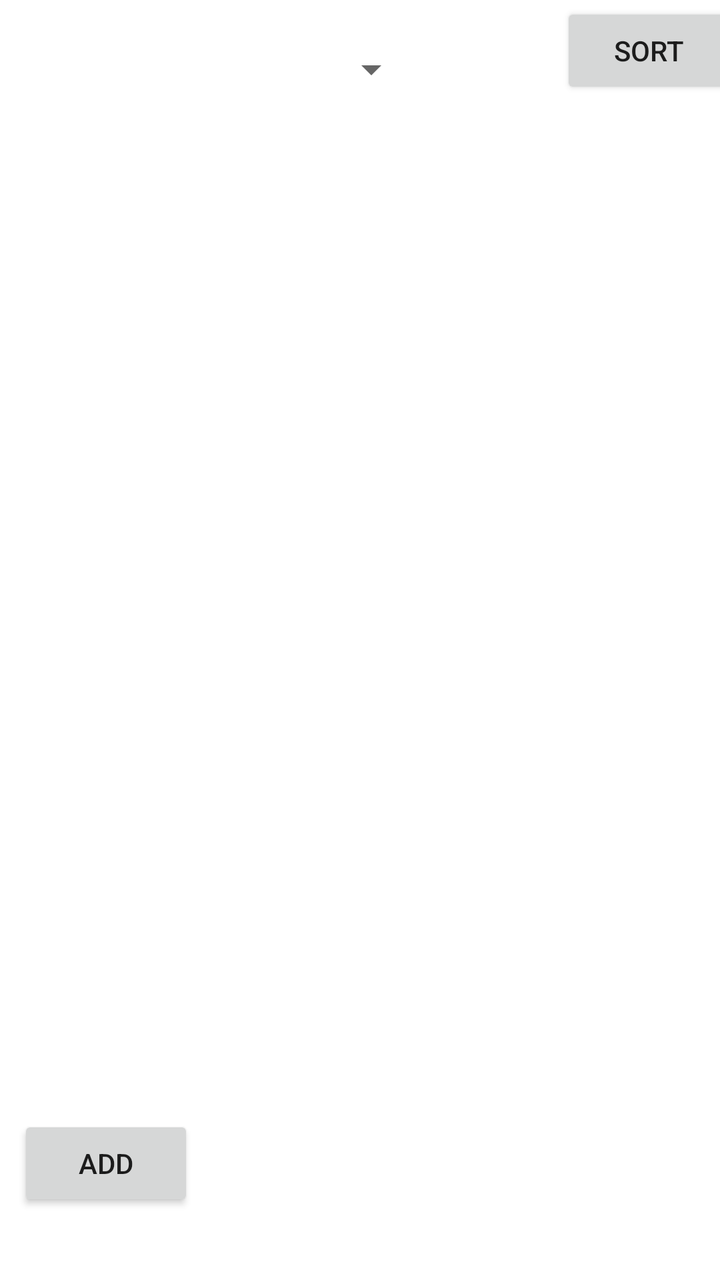
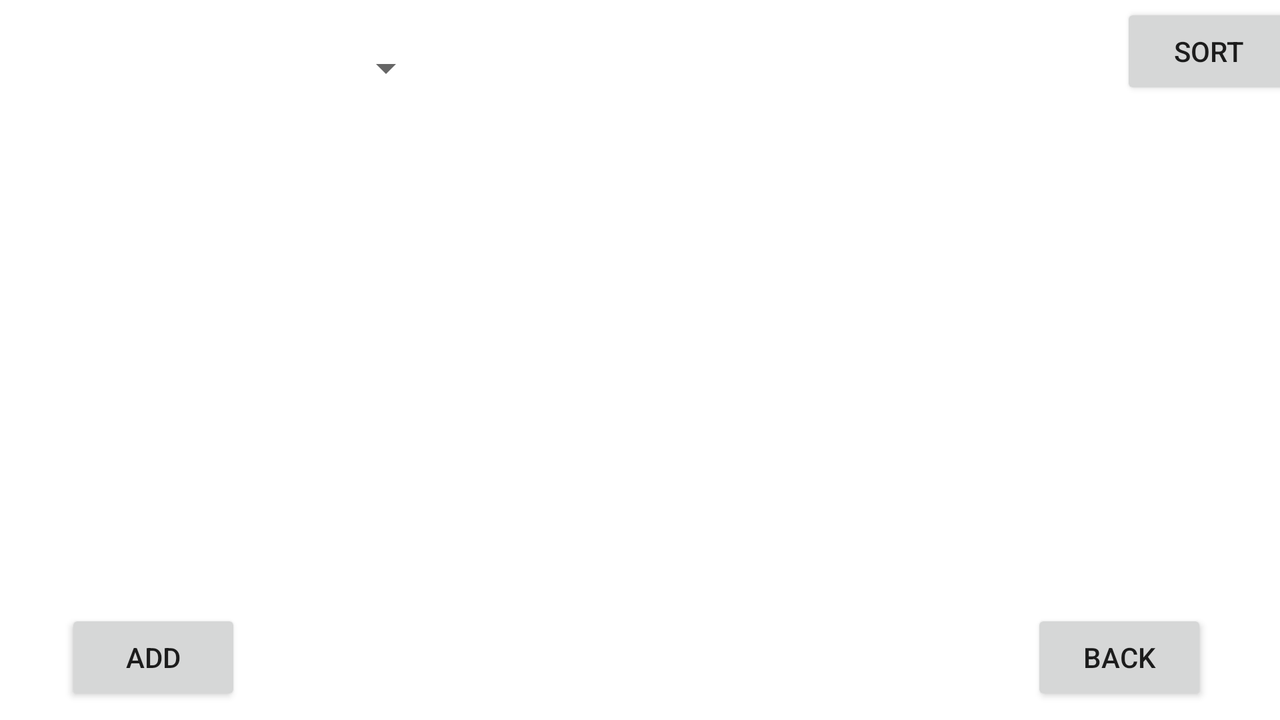

An Android layout and its configuration variant, each rendered on a device that would load it. The default file and the variant file are quoted in full after the pictures.
<!-- AndroidManifest.xml: application theme Theme.OSUBathroomApp -->
<!-- res/layout/fragment_bathroom_list.xml -->
<?xml version="1.0" encoding="utf-8"?>
<androidx.constraintlayout.widget.ConstraintLayout xmlns:android="http://schemas.android.com/apk/res/android"
    xmlns:app="http://schemas.android.com/apk/res-auto"
    xmlns:tools="http://schemas.android.com/tools"
    android:layout_width="match_parent"
    android:layout_height="match_parent"
    android:id="@+id/list_container"
    tools:context=".ui.BathroomListFragment">

    <androidx.recyclerview.widget.RecyclerView
        android:id="@+id/bathroom_list"
        android:layout_width="414dp"
        android:layout_height="619dp"
        app:layout_constraintBottom_toBottomOf="parent"
        app:layout_constraintEnd_toEndOf="parent"
        app:layout_constraintStart_toStartOf="parent"
        app:layout_constraintTop_toTopOf="parent" />

    <Button
        android:id="@+id/addbtn"
        android:layout_width="wrap_content"
        android:layout_height="wrap_content"
        android:text="Add"
        app:layout_constraintBottom_toBottomOf="parent"
        app:layout_constraintEnd_toEndOf="parent"
        app:layout_constraintHorizontal_bias="0.12"
        app:layout_constraintStart_toStartOf="@+id/bathroom_list"
        app:layout_constraintTop_toTopOf="parent"
        app:layout_constraintVertical_bias="0.942" />

    <FrameLayout
        android:id="@+id/frame_layout"
        android:layout_width="410dp"
        android:layout_height="300dp"
        app:layout_constraintBottom_toBottomOf="parent"
        app:layout_constraintEnd_toEndOf="@+id/bathroom_list"
        app:layout_constraintHorizontal_bias="0.0"
        app:layout_constraintStart_toStartOf="@+id/bathroom_list"
        app:layout_constraintTop_toTopOf="parent"
        app:layout_constraintVertical_bias="1.0">

    </FrameLayout>

    <FrameLayout
        android:layout_width="409dp"
        android:layout_height="54dp"
        app:layout_constraintBottom_toBottomOf="parent"
        app:layout_constraintEnd_toEndOf="parent"
        app:layout_constraintHorizontal_bias="0.0"
        app:layout_constraintStart_toStartOf="parent"
        app:layout_constraintTop_toTopOf="parent"
        app:layout_constraintVertical_bias="0.002">

        <include layout="@layout/sort_menu"></include>

    </FrameLayout>

</androidx.constraintlayout.widget.ConstraintLayout>
<!-- res/layout/sort_menu.xml (included above) -->
<?xml version="1.0" encoding="utf-8"?>
<androidx.constraintlayout.widget.ConstraintLayout xmlns:android="http://schemas.android.com/apk/res/android"
    xmlns:app="http://schemas.android.com/apk/res-auto"
    xmlns:tools="http://schemas.android.com/tools"
    android:layout_width="match_parent"
    android:layout_height="match_parent">

    <Spinner
        android:id="@+id/spinner"
        android:layout_width="205dp"
        android:layout_height="67dp"
        app:layout_constraintBottom_toBottomOf="parent"
        app:layout_constraintEnd_toEndOf="parent"
        app:layout_constraintHorizontal_bias="0.023"
        app:layout_constraintStart_toStartOf="parent"
        app:layout_constraintTop_toTopOf="parent"
        app:layout_constraintVertical_bias="0.008" />

    <Button
        android:id="@+id/sort_button"
        android:layout_width="wrap_content"
        android:layout_height="wrap_content"
        android:text="Sort"
        app:layout_constraintBottom_toBottomOf="parent"
        app:layout_constraintEnd_toEndOf="parent"
        app:layout_constraintHorizontal_bias="0.873"
        app:layout_constraintStart_toStartOf="parent"
        app:layout_constraintTop_toTopOf="parent"
        app:layout_constraintVertical_bias="0.023" />
</androidx.constraintlayout.widget.ConstraintLayout>
<!-- resources referenced by this layout -->
<resources>
  <style name="Theme.OSUBathroomApp" parent="Theme.MaterialComponents.DayNight.DarkActionBar">
          
          <item name="colorPrimary">@color/purple_500</item>
          <item name="colorPrimaryVariant">@color/purple_700</item>
          <item name="colorOnPrimary">@color/white</item>
          
          <item name="colorSecondary">@color/teal_200</item>
          <item name="colorSecondaryVariant">@color/teal_700</item>
          <item name="colorOnSecondary">@color/black</item>
          
          <item name="android:statusBarColor">?attr/colorPrimaryVariant</item>
          
      </style>
</resources>
<!-- res/layout-land/fragment_bathroom_list.xml (the author's variant of the layout above) -->
<!-- drawn on the phone turned sideways -->
<?xml version="1.0" encoding="utf-8"?>
<androidx.constraintlayout.widget.ConstraintLayout xmlns:android="http://schemas.android.com/apk/res/android"
    xmlns:app="http://schemas.android.com/apk/res-auto"
    xmlns:tools="http://schemas.android.com/tools"
    android:layout_width="match_parent"
    android:layout_height="match_parent"
    android:id="@+id/list_container"
    tools:context=".ui.BathroomListFragment">


    <Button
        android:id="@+id/addbtn"
        android:layout_width="wrap_content"
        android:layout_height="wrap_content"
        android:text="Add"
        app:layout_constraintBottom_toBottomOf="parent"
        app:layout_constraintEnd_toEndOf="parent"
        app:layout_constraintHorizontal_bias="0.059"
        app:layout_constraintStart_toStartOf="parent"
        app:layout_constraintTop_toTopOf="parent"
        app:layout_constraintVertical_bias="0.977" />

    <Button
        android:id="@+id/back_btn"
        android:layout_width="wrap_content"
        android:layout_height="wrap_content"
        android:text="Back"
        app:layout_constraintBottom_toBottomOf="parent"
        app:layout_constraintEnd_toEndOf="parent"
        app:layout_constraintHorizontal_bias="0.934"
        app:layout_constraintStart_toStartOf="parent"
        app:layout_constraintTop_toTopOf="parent"
        app:layout_constraintVertical_bias="0.977" />

    <FrameLayout
        android:id="@+id/frame_layout"
        android:layout_width="410dp"
        android:layout_height="300dp"
        app:layout_constraintBottom_toBottomOf="parent"
        app:layout_constraintEnd_toEndOf="@+id/bathroom_list"
        app:layout_constraintHorizontal_bias="0.0"
        app:layout_constraintStart_toStartOf="@+id/bathroom_list"
        app:layout_constraintTop_toTopOf="parent"
        app:layout_constraintVertical_bias="1.0">

    </FrameLayout>
    <androidx.recyclerview.widget.RecyclerView
        android:id="@+id/bathroom_list"
        android:layout_width="415dp"
        android:layout_height="304dp"
        android:layout_marginTop="108dp"
        app:layout_constraintBottom_toBottomOf="@+id/frame_layout"
        app:layout_constraintEnd_toEndOf="parent"
        app:layout_constraintStart_toStartOf="parent"
        app:layout_constraintTop_toTopOf="parent" />

    <FrameLayout
        android:id="@+id/frameLayout"
        android:layout_width="730dp"
        android:layout_height="85dp"
        app:layout_constraintBottom_toBottomOf="parent"
        app:layout_constraintEnd_toEndOf="parent"
        app:layout_constraintHorizontal_bias="0.0"
        app:layout_constraintStart_toStartOf="parent"
        app:layout_constraintTop_toTopOf="parent"
        app:layout_constraintVertical_bias="0.002">

        <EditText
            android:id="@+id/search_bar"
            android:layout_width="match_parent"
            android:layout_height="50dp"
            android:layout_marginTop="50dp">

        </EditText>

        <include layout="@layout/sort_menu"></include>

    </FrameLayout>

</androidx.constraintlayout.widget.ConstraintLayout>
